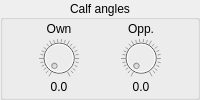
           <widget class="QGroupBox" name="groupBox_9">
            <property name="title">
             <string>Calf angles</string>
            </property>
            <property name="alignment">
             <set>Qt::AlignCenter</set>
            </property>
            <layout class="QGridLayout" name="gridLayout_8">
             <property name="leftMargin">
              <number>0</number>
             </property>
             <property name="topMargin">
              <number>0</number>
             </property>
             <property name="rightMargin">
              <number>0</number>
             </property>
             <property name="bottomMargin">
              <number>2</number>
             </property>
             <property name="verticalSpacing">
              <number>0</number>
             </property>
             <item row="0" column="1">
              <widget class="QLabel" name="ll10">
               <property name="sizePolicy">
                <sizepolicy hsizetype="Minimum" vsizetype="Minimum">
                 <horstretch>0</horstretch>
                 <verstretch>0</verstretch>
                </sizepolicy>
               </property>
               <property name="minimumSize">
                <size>
                 <width>40</width>
                 <height>0</height>
                </size>
               </property>
               <property name="maximumSize">
                <size>
                 <width>40</width>
                 <height>16777215</height>
                </size>
               </property>
               <property name="text">
                <string>Opp.</string>
               </property>
               <property name="alignment">
                <set>Qt::AlignCenter</set>
               </property>
              </widget>
             </item>
             <item row="0" column="0">
              <widget class="QLabel" name="ll9">
               <property name="sizePolicy">
                <sizepolicy hsizetype="Minimum" vsizetype="Minimum">
                 <horstretch>0</horstretch>
                 <verstretch>0</verstretch>
                </sizepolicy>
               </property>
               <property name="minimumSize">
                <size>
                 <width>40</width>
                 <height>0</height>
                </size>
               </property>
               <property name="maximumSize">
                <size>
                 <width>40</width>
                 <height>16777215</height>
                </size>
               </property>
               <property name="text">
                <string>Own</string>
               </property>
               <property name="alignment">
                <set>Qt::AlignCenter</set>
               </property>
              </widget>
             </item>
             <item row="1" column="0">
              <widget class="QDial" name="lk9">
               <property name="enabled">
                <bool>false</bool>
               </property>
               <property name="sizePolicy">
                <sizepolicy hsizetype="Fixed" vsizetype="Minimum">
                 <horstretch>50</horstretch>
                 <verstretch>50</verstretch>
                </sizepolicy>
               </property>
               <property name="minimumSize">
                <size>
                 <width>40</width>
                 <height>40</height>
                </size>
               </property>
               <property name="maximumSize">
                <size>
                 <width>40</width>
                 <height>40</height>
                </size>
               </property>
               <property name="sizeIncrement">
                <size>
                 <width>0</width>
                 <height>0</height>
                </size>
               </property>
               <property name="toolTip">
                <string>&lt;html&gt;&lt;head/&gt;&lt;body&gt;&lt;p&gt;Minimum own leg angle threshold (degrees)&lt;/p&gt;&lt;/body&gt;&lt;/html&gt;</string>
               </property>
               <property name="minimum">
                <number>0</number>
               </property>
               <property name="maximum">
                <number>100</number>
               </property>
               <property name="pageStep">
                <number>5</number>
               </property>
               <property name="value">
                <number>0</number>
               </property>
               <property name="sliderPosition">
                <number>0</number>
               </property>
               <property name="tracking">
                <bool>false</bool>
               </property>
               <property name="invertedAppearance">
                <bool>false</bool>
               </property>
               <property name="wrapping">
                <bool>false</bool>
               </property>
               <property name="notchesVisible">
                <bool>true</bool>
               </property>
              </widget>
             </item>
             <item row="1" column="1">
              <widget class="QDial" name="lk10">
               <property name="enabled">
                <bool>false</bool>
               </property>
               <property name="sizePolicy">
                <sizepolicy hsizetype="Fixed" vsizetype="Minimum">
                 <horstretch>50</horstretch>
                 <verstretch>50</verstretch>
                </sizepolicy>
               </property>
               <property name="minimumSize">
                <size>
                 <width>40</width>
                 <height>40</height>
                </size>
               </property>
               <property name="maximumSize">
                <size>
                 <width>40</width>
                 <height>40</height>
                </size>
               </property>
               <property name="sizeIncrement">
                <size>
                 <width>0</width>
                 <height>0</height>
                </size>
               </property>
               <property name="toolTip">
                <string>&lt;html&gt;&lt;head/&gt;&lt;body&gt;&lt;p&gt;Maximum opposite leg angle threshold (degrees)&lt;/p&gt;&lt;/body&gt;&lt;/html&gt;</string>
               </property>
               <property name="minimum">
                <number>0</number>
               </property>
               <property name="maximum">
                <number>100</number>
               </property>
               <property name="pageStep">
                <number>5</number>
               </property>
               <property name="value">
                <number>0</number>
               </property>
               <property name="sliderPosition">
                <number>0</number>
               </property>
               <property name="tracking">
                <bool>false</bool>
               </property>
               <property name="invertedAppearance">
                <bool>false</bool>
               </property>
               <property name="wrapping">
                <bool>false</bool>
               </property>
               <property name="notchesVisible">
                <bool>true</bool>
               </property>
              </widget>
             </item>
             <item row="2" column="0">
              <widget class="QLabel" name="ld9">
               <property name="sizePolicy">
                <sizepolicy hsizetype="Minimum" vsizetype="Minimum">
                 <horstretch>0</horstretch>
                 <verstretch>0</verstretch>
                </sizepolicy>
               </property>
               <property name="minimumSize">
                <size>
                 <width>40</width>
                 <height>0</height>
                </size>
               </property>
               <property name="maximumSize">
                <size>
                 <width>40</width>
                 <height>16777215</height>
                </size>
               </property>
               <property name="text">
                <string>0.0</string>
               </property>
               <property name="alignment">
                <set>Qt::AlignCenter</set>
               </property>
              </widget>
             </item>
             <item row="2" column="1">
              <widget class="QLabel" name="ld10">
               <property name="sizePolicy">
                <sizepolicy hsizetype="Minimum" vsizetype="Minimum">
                 <horstretch>0</horstretch>
                 <verstretch>0</verstretch>
                </sizepolicy>
               </property>
               <property name="minimumSize">
                <size>
                 <width>40</width>
                 <height>0</height>
                </size>
               </property>
               <property name="maximumSize">
                <size>
                 <width>40</width>
                 <height>16777215</height>
                </size>
               </property>
               <property name="text">
                <string>0.0</string>
               </property>
               <property name="alignment">
                <set>Qt::AlignCenter</set>
               </property>
              </widget>
             </item>
            </layout>
           </widget>
